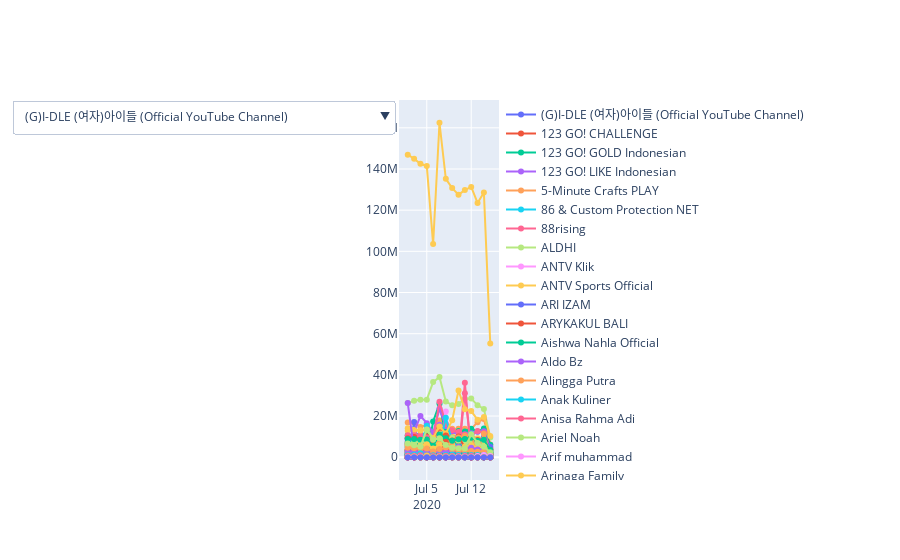

The code cell stored with this chart in its notebook:
### Code cell
fig = go.Figure()

for column in final.columns.to_list():
    fig.add_trace(
        go.Scatter(
            x = final.index,
            y = final[column],
            name = column
        )
    )

buttons = []
for ind, column in enumerate(final.columns.to_list()):
    temp = {}
    default_visible = [False] * len(final.columns)
    default_visible[ind] = True
    temp['label'] = column
    temp['method'] = 'update'
    temp['args'] = [{'visible': default_visible,
                     'title': column,
                      'showlegend': True}]
    buttons.append(temp)

    
fig.update_layout(
    updatemenus=[go.layout.Updatemenu(
        active=0,
        buttons=buttons
        )
    ])

fig.show()
